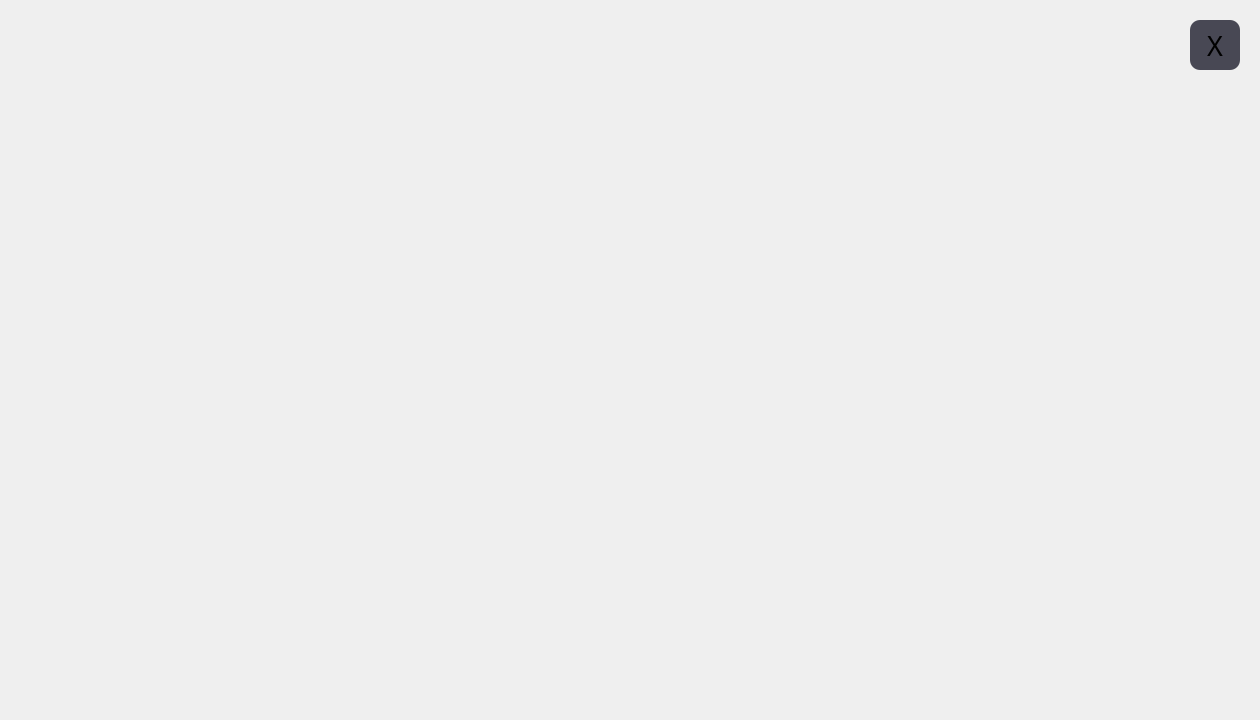
<?xml version="1.0" encoding="UTF-8"?>
<ui version="4.0">
 <class>Widget</class>
 <widget class="QWidget" name="Widget">
  <property name="geometry">
   <rect>
    <x>0</x>
    <y>0</y>
    <width>1260</width>
    <height>720</height>
   </rect>
  </property>
  <property name="windowTitle">
   <string>车载中控系统</string>
  </property>
  <property name="styleSheet">
   <string notr="true">QWidget
{
	border-radius: 10px;
	border:none;
}</string>
  </property>
  <widget class="QWidget" name="tabWidget" native="true">
   <property name="geometry">
    <rect>
     <x>10</x>
     <y>10</y>
     <width>130</width>
     <height>700</height>
    </rect>
   </property>
   <property name="minimumSize">
    <size>
     <width>0</width>
     <height>0</height>
    </size>
   </property>
   <property name="maximumSize">
    <size>
     <width>130</width>
     <height>16777215</height>
    </size>
   </property>
   <property name="styleSheet">
    <string notr="true"/>
   </property>
   <layout class="QVBoxLayout" name="verticalLayout">
    <property name="spacing">
     <number>0</number>
    </property>
    <property name="leftMargin">
     <number>10</number>
    </property>
    <property name="topMargin">
     <number>10</number>
    </property>
    <property name="rightMargin">
     <number>10</number>
    </property>
    <property name="bottomMargin">
     <number>10</number>
    </property>
    <item>
     <spacer name="verticalSpacer_6">
      <property name="orientation">
       <enum>Qt::Orientation::Vertical</enum>
      </property>
      <property name="sizeHint" stdset="0">
       <size>
        <width>20</width>
        <height>40</height>
       </size>
      </property>
     </spacer>
    </item>
    <item>
     <layout class="QVBoxLayout" name="verticalLayout_2">
      <item>
       <layout class="QHBoxLayout" name="horizontalLayout">
        <item>
         <spacer name="horizontalSpacer">
          <property name="orientation">
           <enum>Qt::Orientation::Horizontal</enum>
          </property>
          <property name="sizeHint" stdset="0">
           <size>
            <width>40</width>
            <height>20</height>
           </size>
          </property>
         </spacer>
        </item>
        <item>
         <widget class="QLabel" name="NaviButton">
          <property name="minimumSize">
           <size>
            <width>80</width>
            <height>80</height>
           </size>
          </property>
          <property name="maximumSize">
           <size>
            <width>80</width>
            <height>80</height>
           </size>
          </property>
          <property name="text">
           <string/>
          </property>
          <property name="scaledContents">
           <bool>false</bool>
          </property>
          <property name="alignment">
           <set>Qt::AlignmentFlag::AlignCenter</set>
          </property>
         </widget>
        </item>
        <item>
         <spacer name="horizontalSpacer_2">
          <property name="orientation">
           <enum>Qt::Orientation::Horizontal</enum>
          </property>
          <property name="sizeHint" stdset="0">
           <size>
            <width>40</width>
            <height>20</height>
           </size>
          </property>
         </spacer>
        </item>
       </layout>
      </item>
      <item>
       <spacer name="verticalSpacer">
        <property name="orientation">
         <enum>Qt::Orientation::Vertical</enum>
        </property>
        <property name="sizeHint" stdset="0">
         <size>
          <width>20</width>
          <height>40</height>
         </size>
        </property>
       </spacer>
      </item>
      <item>
       <layout class="QHBoxLayout" name="horizontalLayout_2">
        <item>
         <spacer name="horizontalSpacer_3">
          <property name="orientation">
           <enum>Qt::Orientation::Horizontal</enum>
          </property>
          <property name="sizeHint" stdset="0">
           <size>
            <width>40</width>
            <height>20</height>
           </size>
          </property>
         </spacer>
        </item>
        <item>
         <widget class="QLabel" name="BrowserButton">
          <property name="minimumSize">
           <size>
            <width>80</width>
            <height>80</height>
           </size>
          </property>
          <property name="maximumSize">
           <size>
            <width>80</width>
            <height>80</height>
           </size>
          </property>
          <property name="text">
           <string/>
          </property>
          <property name="scaledContents">
           <bool>false</bool>
          </property>
          <property name="alignment">
           <set>Qt::AlignmentFlag::AlignCenter</set>
          </property>
         </widget>
        </item>
        <item>
         <spacer name="horizontalSpacer_4">
          <property name="orientation">
           <enum>Qt::Orientation::Horizontal</enum>
          </property>
          <property name="sizeHint" stdset="0">
           <size>
            <width>40</width>
            <height>20</height>
           </size>
          </property>
         </spacer>
        </item>
       </layout>
      </item>
      <item>
       <spacer name="verticalSpacer_2">
        <property name="orientation">
         <enum>Qt::Orientation::Vertical</enum>
        </property>
        <property name="sizeHint" stdset="0">
         <size>
          <width>20</width>
          <height>40</height>
         </size>
        </property>
       </spacer>
      </item>
      <item>
       <layout class="QHBoxLayout" name="horizontalLayout_3">
        <item>
         <spacer name="horizontalSpacer_5">
          <property name="orientation">
           <enum>Qt::Orientation::Horizontal</enum>
          </property>
          <property name="sizeHint" stdset="0">
           <size>
            <width>40</width>
            <height>20</height>
           </size>
          </property>
         </spacer>
        </item>
        <item>
         <widget class="QLabel" name="IndexButton">
          <property name="minimumSize">
           <size>
            <width>80</width>
            <height>80</height>
           </size>
          </property>
          <property name="maximumSize">
           <size>
            <width>80</width>
            <height>80</height>
           </size>
          </property>
          <property name="text">
           <string/>
          </property>
          <property name="scaledContents">
           <bool>false</bool>
          </property>
          <property name="alignment">
           <set>Qt::AlignmentFlag::AlignCenter</set>
          </property>
         </widget>
        </item>
        <item>
         <spacer name="horizontalSpacer_6">
          <property name="orientation">
           <enum>Qt::Orientation::Horizontal</enum>
          </property>
          <property name="sizeHint" stdset="0">
           <size>
            <width>40</width>
            <height>20</height>
           </size>
          </property>
         </spacer>
        </item>
       </layout>
      </item>
      <item>
       <spacer name="verticalSpacer_3">
        <property name="orientation">
         <enum>Qt::Orientation::Vertical</enum>
        </property>
        <property name="sizeHint" stdset="0">
         <size>
          <width>20</width>
          <height>40</height>
         </size>
        </property>
       </spacer>
      </item>
      <item>
       <layout class="QHBoxLayout" name="horizontalLayout_4">
        <item>
         <spacer name="horizontalSpacer_7">
          <property name="orientation">
           <enum>Qt::Orientation::Horizontal</enum>
          </property>
          <property name="sizeHint" stdset="0">
           <size>
            <width>40</width>
            <height>20</height>
           </size>
          </property>
         </spacer>
        </item>
        <item>
         <widget class="QLabel" name="ChatButton">
          <property name="minimumSize">
           <size>
            <width>80</width>
            <height>80</height>
           </size>
          </property>
          <property name="maximumSize">
           <size>
            <width>80</width>
            <height>80</height>
           </size>
          </property>
          <property name="text">
           <string/>
          </property>
          <property name="scaledContents">
           <bool>false</bool>
          </property>
          <property name="alignment">
           <set>Qt::AlignmentFlag::AlignCenter</set>
          </property>
         </widget>
        </item>
        <item>
         <spacer name="horizontalSpacer_8">
          <property name="orientation">
           <enum>Qt::Orientation::Horizontal</enum>
          </property>
          <property name="sizeHint" stdset="0">
           <size>
            <width>40</width>
            <height>20</height>
           </size>
          </property>
         </spacer>
        </item>
       </layout>
      </item>
      <item>
       <spacer name="verticalSpacer_4">
        <property name="orientation">
         <enum>Qt::Orientation::Vertical</enum>
        </property>
        <property name="sizeHint" stdset="0">
         <size>
          <width>20</width>
          <height>40</height>
         </size>
        </property>
       </spacer>
      </item>
      <item>
       <layout class="QHBoxLayout" name="horizontalLayout_5">
        <item>
         <spacer name="horizontalSpacer_9">
          <property name="orientation">
           <enum>Qt::Orientation::Horizontal</enum>
          </property>
          <property name="sizeHint" stdset="0">
           <size>
            <width>40</width>
            <height>20</height>
           </size>
          </property>
         </spacer>
        </item>
        <item>
         <widget class="QLabel" name="MediaButton">
          <property name="minimumSize">
           <size>
            <width>80</width>
            <height>80</height>
           </size>
          </property>
          <property name="maximumSize">
           <size>
            <width>80</width>
            <height>80</height>
           </size>
          </property>
          <property name="text">
           <string/>
          </property>
          <property name="scaledContents">
           <bool>false</bool>
          </property>
          <property name="alignment">
           <set>Qt::AlignmentFlag::AlignCenter</set>
          </property>
         </widget>
        </item>
        <item>
         <spacer name="horizontalSpacer_10">
          <property name="orientation">
           <enum>Qt::Orientation::Horizontal</enum>
          </property>
          <property name="sizeHint" stdset="0">
           <size>
            <width>40</width>
            <height>20</height>
           </size>
          </property>
         </spacer>
        </item>
       </layout>
      </item>
      <item>
       <spacer name="verticalSpacer_5">
        <property name="orientation">
         <enum>Qt::Orientation::Vertical</enum>
        </property>
        <property name="sizeHint" stdset="0">
         <size>
          <width>20</width>
          <height>40</height>
         </size>
        </property>
       </spacer>
      </item>
      <item>
       <layout class="QHBoxLayout" name="horizontalLayout_6">
        <item>
         <spacer name="horizontalSpacer_11">
          <property name="orientation">
           <enum>Qt::Orientation::Horizontal</enum>
          </property>
          <property name="sizeHint" stdset="0">
           <size>
            <width>40</width>
            <height>20</height>
           </size>
          </property>
         </spacer>
        </item>
        <item>
         <widget class="QLabel" name="SettingButton">
          <property name="minimumSize">
           <size>
            <width>80</width>
            <height>80</height>
           </size>
          </property>
          <property name="maximumSize">
           <size>
            <width>80</width>
            <height>80</height>
           </size>
          </property>
          <property name="text">
           <string/>
          </property>
          <property name="scaledContents">
           <bool>false</bool>
          </property>
          <property name="alignment">
           <set>Qt::AlignmentFlag::AlignCenter</set>
          </property>
         </widget>
        </item>
        <item>
         <spacer name="horizontalSpacer_12">
          <property name="orientation">
           <enum>Qt::Orientation::Horizontal</enum>
          </property>
          <property name="sizeHint" stdset="0">
           <size>
            <width>40</width>
            <height>20</height>
           </size>
          </property>
         </spacer>
        </item>
       </layout>
      </item>
     </layout>
    </item>
    <item>
     <spacer name="verticalSpacer_7">
      <property name="orientation">
       <enum>Qt::Orientation::Vertical</enum>
      </property>
      <property name="sizeHint" stdset="0">
       <size>
        <width>20</width>
        <height>40</height>
       </size>
      </property>
     </spacer>
    </item>
   </layout>
  </widget>
  <widget class="QStackedWidget" name="mainWidget">
   <property name="geometry">
    <rect>
     <x>140</x>
     <y>10</y>
     <width>1110</width>
     <height>700</height>
    </rect>
   </property>
   <property name="currentIndex">
    <number>-1</number>
   </property>
  </widget>
  <widget class="QLabel" name="backButton">
   <property name="geometry">
    <rect>
     <x>170</x>
     <y>50</y>
     <width>28</width>
     <height>50</height>
    </rect>
   </property>
   <property name="minimumSize">
    <size>
     <width>28</width>
     <height>50</height>
    </size>
   </property>
   <property name="maximumSize">
    <size>
     <width>28</width>
     <height>50</height>
    </size>
   </property>
   <property name="text">
    <string/>
   </property>
   <property name="pixmap">
    <pixmap resource="resources.qrc">:/icons/back.png</pixmap>
   </property>
   <property name="scaledContents">
    <bool>true</bool>
   </property>
   <property name="alignment">
    <set>Qt::AlignmentFlag::AlignCenter</set>
   </property>
  </widget>
  <widget class="QPushButton" name="pushButton">
   <property name="geometry">
    <rect>
     <x>1190</x>
     <y>20</y>
     <width>50</width>
     <height>50</height>
    </rect>
   </property>
   <property name="minimumSize">
    <size>
     <width>50</width>
     <height>50</height>
    </size>
   </property>
   <property name="maximumSize">
    <size>
     <width>50</width>
     <height>50</height>
    </size>
   </property>
   <property name="font">
    <font>
     <family>Arial Rounded MT Bold</family>
     <pointsize>20</pointsize>
    </font>
   </property>
   <property name="styleSheet">
    <string notr="true">QPushButton
{
	background-color: rgb(72, 72, 84);
}</string>
   </property>
   <property name="text">
    <string>X</string>
   </property>
  </widget>
  <zorder>mainWidget</zorder>
  <zorder>tabWidget</zorder>
  <zorder>backButton</zorder>
  <zorder>pushButton</zorder>
 </widget>
 <resources>
  <include location="resources.qrc"/>
 </resources>
 <connections/>
</ui>
